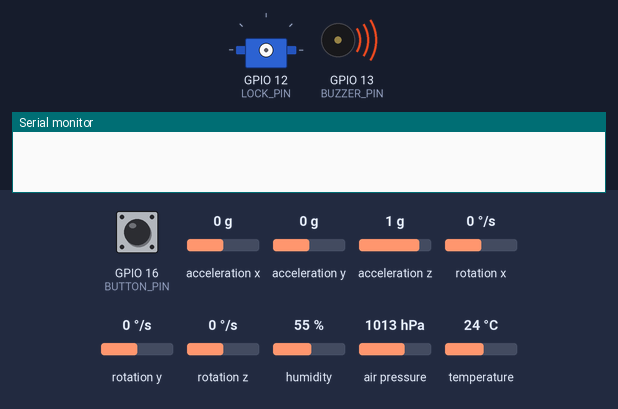
Bench run of a sketch on a simulated ESP32. Parts: servo, buzzer (waves = sounding), the last lines printed to the serial monitor. Inputs (shaded band) come from the test bench; at power-on: GPIO 16 (BUTTON_PIN) HIGH, acceleration x 0 g, acceleration y 0 g, acceleration z 1 g, rotation x 0 °/s, rotation y 0 °/s, rotation z 0 °/s, humidity 55 %, air pressure 1013 hPa, temperature 24 °C.

Above: at 0.1 s.
At 1.7 s:
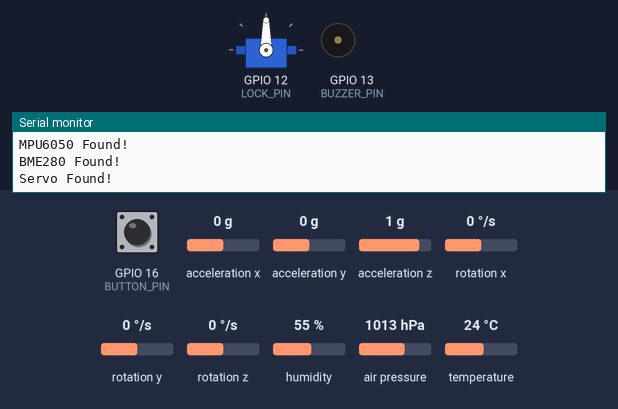
1.8 s: GPIO 16 (BUTTON_PIN) pulled LOW for 0.15 s
At 3.2 s:
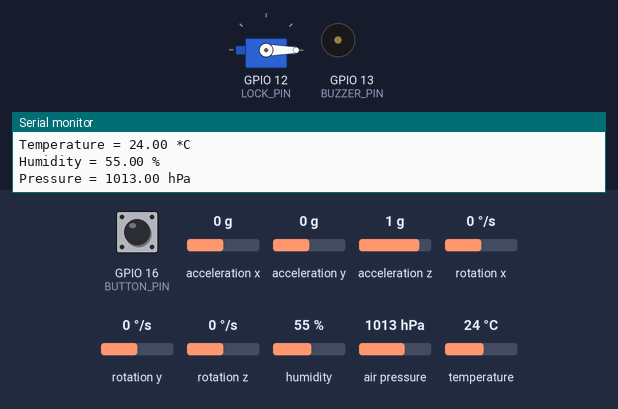
Timing chart, 0 to 4.8 s (numbered marks = the images above; inputs shaded):
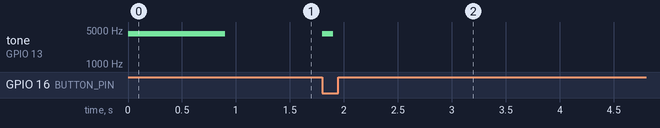

Measured:
- after the input at 1.8 s, tone on GPIO 13 (BUZZER_PIN): silent → 4186 Hz at once, → silent 0.10 s later; servo on GPIO 12 (LOCK_PIN): 90° → 0° after 0.10 s

The sketch:

ESP-code.ino
```cpp
// This is Letka GML code for module to Czech Rocket Challenge:
// Pinout:
/*
 ESP-pins:  modules pins
 IO16       Button+
 IO15       MPU-SCL             BME-SCL
 IO14       MPU-SDA             BME-SDA
 IO13       Buzzer+
 IO12       Servo-data(yellow)
 UOR        free cable or pin
 UOT        free cable or pin
 VCC        free cable or pin, or power supply
 GND1       free cable or pin, or power supply
 GND2       BUZZER-             BUTTON-     Servo-GND(brown)  BME-GND     MPU-GND
 5V         Servo-VCC(red)      BME-VCC     MPU-VCC

 more about connection you can find in attached file on our github
*/


// some libraries for ESP32 cam:
#include "Arduino.h"
//#include "esp_camera.h"

// libraries for mpu and bme sensor:
#include <Adafruit_BME280.h>
#include <Adafruit_MPU6050.h>
#include <Adafruit_Sensor.h>

// servo motor library
#include <ESP32Servo.h>

// i2c and math library
#include <Wire.h>
#include <Math.h>

//define pin numbers:
#define BUZZER_PIN 13
#define LOCK_PIN 12
#define BUTTON_PIN 16

//define some usefull values:
#define MAX_ACC 20
#define MIN_ACC 5
#define TIME_AFTER_START 30000
#define LOCK_ANGLE 0
#define UNLOCK_ANGLE 90

// -----------------I2C-----------------
// this needs to be defined because of esp
#define I2C_SDA 14 // SDA Connected to GPIO 14
#define I2C_SCL 15 // SCL Connected to GPIO 15
TwoWire I2CSensors = TwoWire(0);

// some structure for mpu sensor
Adafruit_MPU6050 mpu;

// structure for bme sensor

Adafruit_BME280 bme; // use I2C interface
Adafruit_Sensor *bme_temp = bme.getTemperatureSensor();
Adafruit_Sensor *bme_pressure = bme.getPressureSensor();
Adafruit_Sensor *bme_humidity = bme.getHumiditySensor();


// structore for servo
Servo servo;

// create variables for time measurment
int start = 0;
int wasLess = 0;
int timeOver = 0;

void setup(void) {
  // pin 12 and 13 will serve to throw the parachute from rocket
  pinMode(BUZZER_PIN, OUTPUT);
  pinMode(LOCK_PIN, OUTPUT);
  pinMode(BUTTON_PIN, INPUT_PULLUP);
  ESP32PWM::allocateTimer(0);
  ESP32PWM::allocateTimer(1);
  ESP32PWM::allocateTimer(2);
  ESP32PWM::allocateTimer(3);
  Serial.begin(115200);

  // esp don't need to wait
  //while (!Serial)
  //delay(10); // will pause Zero, Leonardo, etc until serial console open

  //code for active buzzer, to control if esp is started and if it work properly
  tone(BUZZER_PIN, 4186, 100);
  delay(100);
  tone(BUZZER_PIN, 4186, 500);
  delay(100);
  tone(BUZZER_PIN, 4186, 100);
  delay(100);

/* code for buzzer
  digitalWrite(BUZZER_PIN, HIGH);
  delay(100);
  digitalWrite(BUZZER_PIN, LOW);
  delay(100);
  digitalWrite(BUZZER_PIN, HIGH);
  delay(500);
  digitalWrite(BUZZER_PIN, LOW);
  delay(100);
  digitalWrite(BUZZER_PIN, HIGH);
  delay(100);
  digitalWrite(BUZZER_PIN, LOW);
  delay(100);
 */

  Serial.println("Letka GML rocket");

  // initialize i2c pins - necessary for ESP
  I2CSensors.begin(I2C_SDA, I2C_SCL, 100000);

  // Try to initialize! For ESP we need to specify address and which I2C pins we will use
  if (!mpu.begin(0x68, &I2CSensors)) {
    Serial.println("Failed to find MPU6050 chip");

    //code for active buzzer
    tone(BUZZER_PIN, 4186, 500);
    delay(100);

    /*code for buzzer
    digitalWrite(BUZZER_PIN, HIGH);
    delay(500);
    digitalWrite(BUZZER_PIN, LOW);
    delay(100);
    */
  }
  else{
    Serial.println("MPU6050 Found!");

    //code for active buzzer
    tone(BUZZER_PIN, 4186, 100);
    delay(100);

    /*code for buzzer
    digitalWrite(BUZZER_PIN, HIGH);
    delay(100);
    digitalWrite(BUZZER_PIN, LOW);
    delay(100);
    */
  }

  // bme initialization
  if (!bme.begin(0x76, &I2CSensors)) {
    Serial.println(F("Could not find a valid BME280 sensor, check wiring!"));

    //code for active buzzer
    tone(BUZZER_PIN, 4186, 500);
    delay(100);

    /*code for buzzer
    digitalWrite(BUZZER_PIN, HIGH);
    delay(500);
    digitalWrite(BUZZER_PIN, LOW);
    delay(100);*/ //PRI ODKOMENTOVANI DOPSAT HVEZDALOMENO
  }
  else{
    Serial.println("BME280 Found!");

    //code for active buzzer
    tone(BUZZER_PIN, 4186, 100);
    delay(100);

    /*code for buzzer
    digitalWrite(BUZZER_PIN, HIGH);
    delay(100);
    digitalWrite(BUZZER_PIN, LOW);
    delay(100);*/
  }


  // initialize servo
  if (!servo.attach(LOCK_PIN)) {
    Serial.println(F("Could not find a valid servo, check wiring!"));

    //code for active buzzer
    tone(BUZZER_PIN, 4186, 500);
    delay(100);

    /*code for buzzer
    digitalWrite(BUZZER_PIN, HIGH);
    delay(500);
    digitalWrite(BUZZER_PIN, LOW);
    delay(100);
    */
  }
  else{
    Serial.println("Servo Found!");

    //code for active buzzer
    tone(BUZZER_PIN, 4186, 100);
    delay(100);

    /*code for buzzer
    digitalWrite(BUZZER_PIN, HIGH);
    delay(100);
    digitalWrite(BUZZER_PIN, LOW);
    delay(100);
    */
  }

  // unlock rocket
  servo.write(UNLOCK_ANGLE);

  // this code will read and set ranges - unnecessary:
  mpu.setAccelerometerRange(MPU6050_RANGE_8_G);

  //code for active buzzer
  tone(BUZZER_PIN, 4186, 100);
  delay(100);
  tone(BUZZER_PIN, 4186, 500);
  delay(100);
  tone(BUZZER_PIN, 4186, 100);
  delay(100);

  /*code for passive buzzer
  digitalWrite(BUZZER_PIN, HIGH);
  delay(100);
  digitalWrite(BUZZER_PIN, LOW);
  delay(100);
  digitalWrite(BUZZER_PIN, HIGH);
  delay(500);
  digitalWrite(BUZZER_PIN, LOW);
  delay(100);
  digitalWrite(BUZZER_PIN, HIGH);
  delay(100);
  digitalWrite(BUZZER_PIN, LOW);
  delay(100);
  */

  // wait for press the button:
  while(digitalRead(BUTTON_PIN)){
    delay(10);
  }
  tone(BUZZER_PIN, 4186, 100);
  delay(100);

  // lock the rocket:
  servo.write(LOCK_ANGLE);
  /*Serial.print("Accelerometer range set to: ");
  switch (mpu.getAccelerometerRange()) {
  case MPU6050_RANGE_2_G:
    Serial.println("+-2G");
    break;
  case MPU6050_RANGE_4_G:
    Serial.println("+-4G");
    break;
  case MPU6050_RANGE_8_G:
    Serial.println("+-8G");
    break;
  case MPU6050_RANGE_16_G:
    Serial.println("+-16G");
    break;
  }*/
}

void loop() {

  /* Get new sensor events with the readings */
  sensors_event_t a, g, t_a, t, p, h;
  mpu.getEvent(&a, &g, &t_a);

  bme_temp->getEvent(&t);
  bme_pressure->getEvent(&p);
  bme_humidity->getEvent(&h);

  float total = 0.0; //variable for compute abslute value of acceleration

  // compute the squares and add them to total
  total += pow(a.acceleration.x, 2);
  total += pow(a.acceleration.y, 2);
  total += pow(a.acceleration.z, 2);

  // compute total value of acceleration (in all axes) by formule:
  // a_t = sqrt(a_x^2 + a_y^2 + a_z^2)
  total = sqrt(total);

  Serial.print(F("Total acceleration = "));
  Serial.print(total);
  Serial.println("m/s-2");

  Serial.print("\Temperature ");
  Serial.print(t_a.temperature);
  Serial.println(" *C");

  // Display the results (acceleration is measured in m/s^2)
  Serial.print("Accelaration x = ");
  Serial.print(a.acceleration.x);
  Serial.println(" m/s^2 ");
  Serial.print("Accelaration y = ");
  Serial.print(a.acceleration.y);
  Serial.println(" m/s^2 ");
  Serial.print("Accelaration z = ");
  Serial.print(a.acceleration.z);
  Serial.println(" m/s^2 ");

  // Display the results (rotation is measured in rad/s)
  Serial.print("Gyroscope x = ");
  Serial.print(g.gyro.x);
  Serial.println(" radians/s ");
  Serial.print("Gyroscope y = ");
  Serial.print(g.gyro.y);
  Serial.println(" radians/s ");
  Serial.print("Gyroscope z = ");
  Serial.print(g.gyro.z);
  Serial.println(" radians/s ");


  Serial.print(F("Temperature = "));
  Serial.print(t.temperature);
  Serial.println(" *C");

  Serial.print(F("Humidity = "));
  Serial.print(h.relative_humidity);
  Serial.println(" %");

  Serial.print(F("Pressure = "));
  Serial.print(p.pressure);
  Serial.println(" hPa");

  Serial.println();

  // when the values are under/above the normal (start or fall of the rocket) it start to
  // count off
  if(total>MAX_ACC && !start){
    start = millis();
    Serial.println("Start to cont off");
  }
  // use one of these conditions to open parachute:
  /*if(total<MIN_ACC && !wasLess){
    wasLess = 1;
    digitalWrite(LOCK_PIN, HIGH);
    digitalWrite(BUZZER_PIN, HIGH);
    Serial.println("Parachute opened!");
  }*/
  // when counting off is done it set value timeOver to don't repeat this condition
  // unlock the parashute and start the buzzer
  if(millis()-start>TIME_AFTER_START && !timeOver && start){
    timeOver = 1;
    servo.write(UNLOCK_ANGLE);
    //for active buzzer
    tone(BUZZER_PIN, 4186);
    //for passive buzzer
    //digitalWrite(BUZZER_PIN, HIGH);
    Serial.println("Parachute opened!");
  }
  // for final program **COMMENT THIS** delay:
  delay(100);
}
```
